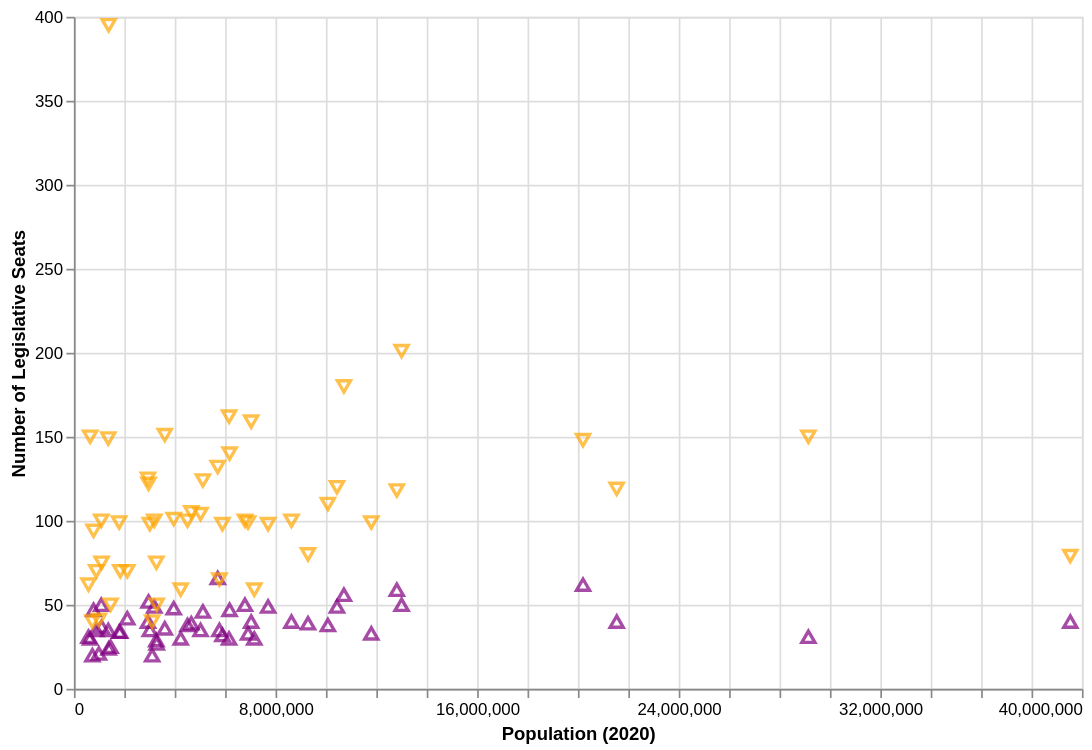

Notebook code for this chart:
### Markdown cell above
### 3.1 - Create Population vs. Seats Scatterplot

Create a new plot with two layers:

- Population on the X axis
- Number of seats on the Y axis
- Upper chamber points should be purple and use the 'triangle-up' shape.
- Lower chamber points should be orange and use the 'triangle-down' shape.
- Make a customization or two to your chart's default labels and axes, whatever you feel is appropriate.

Hint: You can layer two charts for this.

### Code cell
def scatter_pop_size():

    df = population_combined_df()
        
    upper_chart = alt.Chart(df).mark_point(
        shape="triangle-up",
        color="purple",
        size=60
    ).encode(
        x=alt.X("pop_2020:Q", title="Population (2020)"),
        y=alt.Y("upper:Q", title="Number of Legislative Seats"),
        tooltip=["state:N", "pop_2020:Q", "upper:Q"]
    )

    lower_chart = alt.Chart(df).mark_point(
        shape="triangle-down",
        color="orange",
        size=60
    ).encode(
        x=alt.X("pop_2020:Q", title="Population (2020)"),
        y=alt.Y("lower:Q", title="Number of Legislative Seats"),
        tooltip=["state:N", "pop_2020:Q", "lower:Q"]
    )
    return (
        upper_chart + lower_chart
    ).properties(
            width=600,
            height=400
    ).interactive()

scatter_pop_size()

### Figure 1 — Vega-Lite specification as saved in the notebook (floating-point values rounded to 4 significant figures)
{"config": {"view": {"continuousWidth": 300, "continuousHeight": 300}}, "layer": [{"mark": {"type": "point", "color": "purple", "shape": "triangle-up", "size": 60}, "encoding": {"tooltip": [{"field": "state", "type": "nominal"}, {"field": "pop_2020", "type": "quantitative"}, {"field": "upper", "type": "quantitative"}], "x": {"field": "pop_2020", "title": "Population (2020)", "type": "quantitative"}, "y": {"field": "upper", "title": "Number of Legislative Seats", "type": "quantitative"}}, "name": "view_73eef2ce52f56794_0"}, {"mark": {"type": "point", "color": "orange", "shape": "triangle-down", "size": 60}, "encoding": {"tooltip": [{"field": "state", "type": "nominal"}, {"field": "pop_2020", "type": "quantitative"}, {"field": "lower", "type": "quantitative"}], "x": {"field": "pop_2020", "title": "Population (2020)", "type": "quantitative"}, "y": {"field": "lower", "title": "Number of Legislative Seats", "type": "quantitative"}}}], "data": {"name": "data-47a58ccc3e1f466a485807d1957970af"}, "height": 400, "params": [{"name": "param_1e9efca18e7a2868", "select": {"type": "interval", "encodings": ["x", "y"]}, "bind": "scales", "views": ["view_73eef2ce52f56794_0"]}], "width": 600, "$schema": "https://vega.github.io/schema/vega-lite/v6.4.1.json", "datasets": {"data-47a58ccc3e1f466a485807d1957970af": [{"index": 0, "state": "al", "pop_2020": 5024294, "lower": 104.0, "upper": 35.0}, {"index": 1, "state": "ak", "pop_2020": 733374, "lower": 40.0, "upper": 20.0}, {"index": 2, "state": "az", "pop_2020": 7157902, "lower": 59.0, "upper": 30.0}, {"index": 3, "state": "ar", "pop_2020": 3011490, "lower": 98.0, "upper": 35.0}, {"index": 4, "state": "ca", "pop_2020": 39538212, "lower": 79.0, "upper": 40.0}, {"index": 5, "state": "co", "pop_2020": 5773707, "lower": 65.0, "upper": 35.0}, {"index": 6, "state": "ct", "pop_2020": 3605912, "lower": 151.0, "upper": 36.0}, {"index": 7, "state": "de", "pop_2020": 989946, "lower": 41.0, "upper": 21.0}, {"index": 9, "state": "fl", "pop_2020": 21538216, "lower": 119.0, "upper": 40.0}, {"index": 10, "state": "ga", "pop_2020": 10713771, "lower": 180.0, "upper": 56.0}, {"index": 11, "state": "hi", "pop_2020": 1455274, "lower": 50.0, "upper": 25.0}, {"index": 12, "state": "id", "pop_2020": 1839117, "lower": 70.0, "upper": 34.0}, {"index": 13, "state": "il", "pop_2020": 12813469, "lower": 118.0, "upper": 59.0}, {"index": 14, "state": "in", "pop_2020": 6785442, "lower": 100.0, "upper": 50.0}, {"index": 15, "state": "ia", "pop_2020": 3190427, "lower": 100.0, "upper": 49.0}, {"index": 16, "state": "ks", "pop_2020": 2937835, "lower": 125.0, "upper": 40.0}, {"index": 17, "state": "ky", "pop_2020": 4506297, "lower": 100.0, "upper": 38.0}, {"index": 18, "state": "la", "pop_2020": 4657785, "lower": 105.0, "upper": 39.0}, {"index": 19, "state": "me", "pop_2020": 1363177, "lower": 149.0, "upper": 35.0}, {"index": 20, "state": "md", "pop_2020": 6177253, "lower": 140.0, "upper": 47.0}, {"index": 21, "state": "ma", "pop_2020": 7032933, "lower": 159.0, "upper": 40.0}, {"index": 22, "state": "mi", "pop_2020": 10077674, "lower": 110.0, "upper": 38.0}, {"index": 23, "state": "mn", "pop_2020": 5706804, "lower": 132.0, "upper": 66.0}, {"index": 24, "state": "ms", "pop_2020": 2961306, "lower": 122.0, "upper": 52.0}, {"index": 25, "state": "mo", "pop_2020": 6154889, "lower": 162.0, "upper": 30.0}, {"index": 26, "state": "mt", "pop_2020": 1084244, "lower": 100.0, "upper": 50.0}, {"index": 28, "state": "nv", "pop_2020": 3104617, "lower": 40.0, "upper": 20.0}, {"index": 29, "state": "nh", "pop_2020": 1377524, "lower": 395.0, "upper": 24.0}, {"index": 30, "state": "nj", "pop_2020": 9289039, "lower": 80.0, "upper": 39.0}, {"index": 31, "state": "nm", "pop_2020": 2117525, "lower": 70.0, "upper": 42.0}, {"index": 32, "state": "ny", "pop_2020": 20202320, "lower": 148.0, "upper": 62.0}, {"index": 33, "state": "nc", "pop_2020": 10439459, "lower": 120.0, "upper": 49.0}, {"index": 34, "state": "nd", "pop_2020": 779079, "lower": 94.0, "upper": 47.0}, {"index": 35, "state": "oh", "pop_2020": 11799331, "lower": 99.0, "upper": 33.0}, {"index": 36, "state": "ok", "pop_2020": 3959411, "lower": 101.0, "upper": 48.0}, {"index": 37, "state": "or", "pop_2020": 4237279, "lower": 59.0, "upper": 30.0}, {"index": 38, "state": "pa", "pop_2020": 13002788, "lower": 201.0, "upper": 50.0}, {"index": 39, "state": "ri", "pop_2020": 1097371, "lower": 75.0, "upper": 37.0}, {"index": 40, "state": "sc", "pop_2020": 5118422, "lower": 124.0, "upper": 46.0}, {"index": 41, "state": "sd", "pop_2020": 886668, "lower": 70.0, "upper": 35.0}, {"index": 42, "state": "tn", "pop_2020": 6910786, "lower": 99.0, "upper": 33.0}, {"index": 43, "state": "tx", "pop_2020": 29145459, "lower": 150.0, "upper": 31.0}, {"index": 44, "state": "ut", "pop_2020": 3271614, "lower": 75.0, "upper": 29.0}, {"index": 45, "state": "vt", "pop_2020": 643077, "lower": 150.0, "upper": 30.0}, {"index": 46, "state": "va", "pop_2020": 8631373, "lower": 100.0, "upper": 40.0}, {"index": 47, "state": "wa", "pop_2020": 7705267, "lower": 98.0, "upper": 49.0}, {"index": 48, "state": "wv", "pop_2020": 1793713, "lower": 99.0, "upper": 34.0}, {"index": 49, "state": "wi", "pop_2020": 5893713, "lower": 98.0, "upper": 32.0}, {"index": 50, "state": "wy", "pop_2020": 576850, "lower": 62.0, "upper": 31.0}, {"index": 51, "state": "pr", "pop_2020": 3285874, "lower": 50.0, "upper": 27.0}]}}
